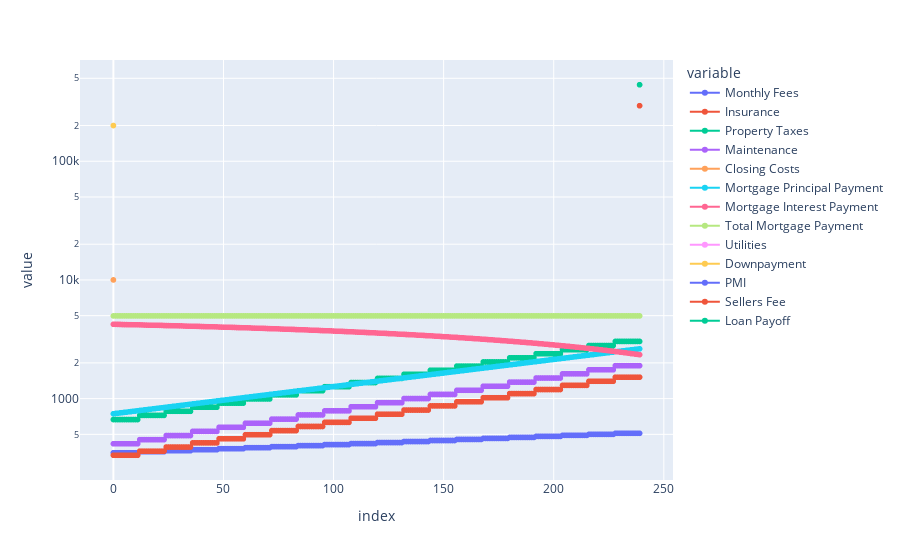

The notebook cell this image was saved under:
### Markdown cell above
### House Liabilities
What will we need to pay to upkeep the home?

### Code cell
render_plotly_html(
    px.line(
        pd.DataFrame(
            {
                "Monthly Fees": df.monthly_common_fees,
                "Insurance": df.insurance,
                "Property Taxes": df.property_taxes,
                "Maintenance": df.maintenance,
                "Closing Costs": df.buying_closing_costs,
                "Mortgage Principal Payment": df.ppmt,
                "Mortgage Interest Payment": df.ipmt,
                "Total Mortgage Payment": df.pmt,
                "Utilities": df.home_monthly_utilities,
                "Downpayment": df.down_fee,
                "PMI": df.pmi,
                "Sellers Fee": df.sellers_fee,
                "Loan Payoff": df.loan_payoff,
            }
        ),
        log_y=True,
        markers=True,
    )
)

### Figure 1 — Plotly figure (JSON) as saved in the notebook; plotly's stock layout.template omitted (floating-point values rounded to 4 significant figures; data arrays with more than 128 entries replaced by an {"elided": "..."} marker saying what was removed)
{"data": [{"hovertemplate": "variable=Monthly Fees<br>index=%{x}<br>value=%{y}<extra></extra>", "legendgroup": "Monthly Fees", "line": {"color": "#636efa", "dash": "solid"}, "marker": {"symbol": "circle"}, "mode": "lines+markers", "name": "Monthly Fees", "showlegend": true, "type": "scattergl", "x": {"elided": "240 int values"}, "xaxis": "x", "y": {"elided": "240 float values"}, "yaxis": "y"}, {"hovertemplate": "variable=Insurance<br>index=%{x}<br>value=%{y}<extra></extra>", "legendgroup": "Insurance", "line": {"color": "#EF553B", "dash": "solid"}, "marker": {"symbol": "circle"}, "mode": "lines+markers", "name": "Insurance", "showlegend": true, "type": "scattergl", "x": {"elided": "240 int values"}, "xaxis": "x", "y": {"elided": "240 float values"}, "yaxis": "y"}, {"hovertemplate": "variable=Property Taxes<br>index=%{x}<br>value=%{y}<extra></extra>", "legendgroup": "Property Taxes", "line": {"color": "#00cc96", "dash": "solid"}, "marker": {"symbol": "circle"}, "mode": "lines+markers", "name": "Property Taxes", "showlegend": true, "type": "scattergl", "x": {"elided": "240 int values"}, "xaxis": "x", "y": {"elided": "240 float values"}, "yaxis": "y"}, {"hovertemplate": "variable=Maintenance<br>index=%{x}<br>value=%{y}<extra></extra>", "legendgroup": "Maintenance", "line": {"color": "#ab63fa", "dash": "solid"}, "marker": {"symbol": "circle"}, "mode": "lines+markers", "name": "Maintenance", "showlegend": true, "type": "scattergl", "x": {"elided": "240 int values"}, "xaxis": "x", "y": {"elided": "240 float values"}, "yaxis": "y"}, {"hovertemplate": "variable=Closing Costs<br>index=%{x}<br>value=%{y}<extra></extra>", "legendgroup": "Closing Costs", "line": {"color": "#FFA15A", "dash": "solid"}, "marker": {"symbol": "circle"}, "mode": "lines+markers", "name": "Closing Costs", "showlegend": true, "type": "scattergl", "x": {"elided": "240 int values"}, "xaxis": "x", "y": {"elided": "240 int values"}, "yaxis": "y"}, {"hovertemplate": "variable=Mortgage Principal Payment<br>index=%{x}<br>value=%{y}<extra></extra>", "legendgroup": "Mortgage Principal Payment", "line": {"color": "#19d3f3", "dash": "solid"}, "marker": {"symbol": "circle"}, "mode": "lines+markers", "name": "Mortgage Principal Payment", "showlegend": true, "type": "scattergl", "x": {"elided": "240 int values"}, "xaxis": "x", "y": {"elided": "240 float values"}, "yaxis": "y"}, {"hovertemplate": "variable=Mortgage Interest Payment<br>index=%{x}<br>value=%{y}<extra></extra>", "legendgroup": "Mortgage Interest Payment", "line": {"color": "#FF6692", "dash": "solid"}, "marker": {"symbol": "circle"}, "mode": "lines+markers", "name": "Mortgage Interest Payment", "showlegend": true, "type": "scattergl", "x": {"elided": "240 int values"}, "xaxis": "x", "y": {"elided": "240 float values"}, "yaxis": "y"}, {"hovertemplate": "variable=Total Mortgage Payment<br>index=%{x}<br>value=%{y}<extra></extra>", "legendgroup": "Total Mortgage Payment", "line": {"color": "#B6E880", "dash": "solid"}, "marker": {"symbol": "circle"}, "mode": "lines+markers", "name": "Total Mortgage Payment", "showlegend": true, "type": "scattergl", "x": {"elided": "240 int values"}, "xaxis": "x", "y": {"elided": "240 float values"}, "yaxis": "y"}, {"hovertemplate": "variable=Utilities<br>index=%{x}<br>value=%{y}<extra></extra>", "legendgroup": "Utilities", "line": {"color": "#FF97FF", "dash": "solid"}, "marker": {"symbol": "circle"}, "mode": "lines+markers", "name": "Utilities", "showlegend": true, "type": "scattergl", "x": {"elided": "240 int values"}, "xaxis": "x", "y": {"elided": "240 int values"}, "yaxis": "y"}, {"hovertemplate": "variable=Downpayment<br>index=%{x}<br>value=%{y}<extra></extra>", "legendgroup": "Downpayment", "line": {"color": "#FECB52", "dash": "solid"}, "marker": {"symbol": "circle"}, "mode": "lines+markers", "name": "Downpayment", "showlegend": true, "type": "scattergl", "x": {"elided": "240 int values"}, "xaxis": "x", "y": {"elided": "240 int values"}, "yaxis": "y"}, {"hovertemplate": "variable=PMI<br>index=%{x}<br>value=%{y}<extra></extra>", "legendgroup": "PMI", "line": {"color": "#636efa", "dash": "solid"}, "marker": {"symbol": "circle"}, "mode": "lines+markers", "name": "PMI", "showlegend": true, "type": "scattergl", "x": {"elided": "240 int values"}, "xaxis": "x", "y": {"elided": "240 int values"}, "yaxis": "y"}, {"hovertemplate": "variable=Sellers Fee<br>index=%{x}<br>value=%{y}<extra></extra>", "legendgroup": "Sellers Fee", "line": {"color": "#EF553B", "dash": "solid"}, "marker": {"symbol": "circle"}, "mode": "lines+markers", "name": "Sellers Fee", "showlegend": true, "type": "scattergl", "x": {"elided": "240 int values"}, "xaxis": "x", "y": {"elided": "240 float values"}, "yaxis": "y"}, {"hovertemplate": "variable=Loan Payoff<br>index=%{x}<br>value=%{y}<extra></extra>", "legendgroup": "Loan Payoff", "line": {"color": "#00cc96", "dash": "solid"}, "marker": {"symbol": "circle"}, "mode": "lines+markers", "name": "Loan Payoff", "showlegend": true, "type": "scattergl", "x": {"elided": "240 int values"}, "xaxis": "x", "y": {"elided": "240 float values"}, "yaxis": "y"}], "layout": {"legend": {"title": {"text": "variable"}, "tracegroupgap": 0}, "margin": {"t": 60}, "xaxis": {"anchor": "y", "domain": [0, 1], "title": {"text": "index"}}, "yaxis": {"anchor": "x", "domain": [0, 1], "title": {"text": "value"}, "type": "log"}}}
